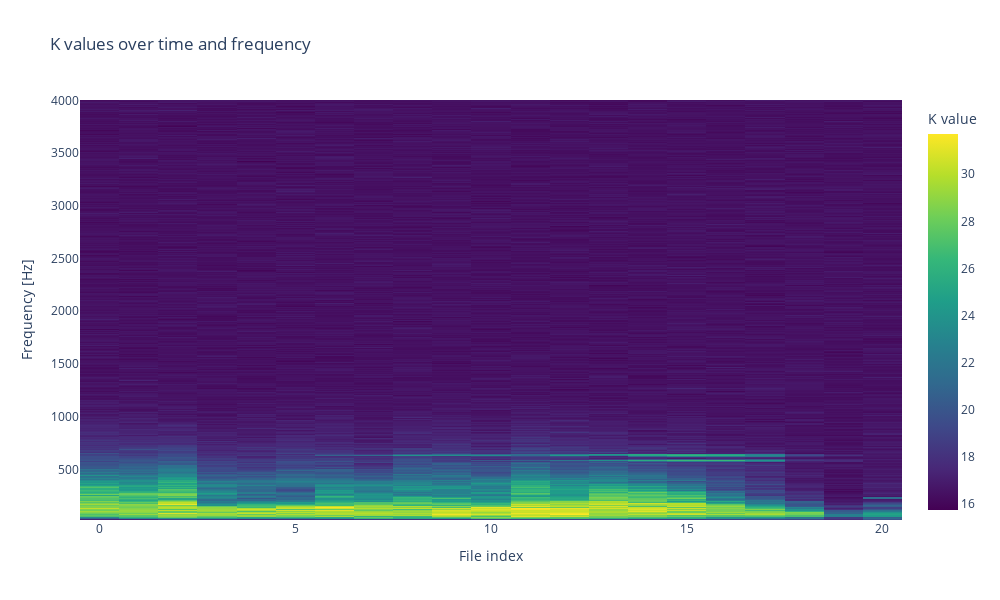

Write notebook code for a chart like this one.
### Code cell
fig = go.Figure()
fig.add_trace(go.Heatmap(z=K.T, x=np.arange(len(file_list)), y=F, colorscale='Viridis', showscale=True, colorbar=dict(title="K value")))
fig.update_layout(title="K values over time and frequency", xaxis_title="File index", yaxis_title="Frequency [Hz]", height=600, width=1000)
fig.show()

### Figure 1 — Plotly figure (JSON) as saved in the notebook; plotly's stock layout.template omitted (floating-point values rounded to 4 significant figures; data arrays with more than 128 entries replaced by an {"elided": "..."} marker saying what was removed)
{"data": [{"colorbar": {"title": {"text": "K value"}}, "colorscale": [[0, "#440154"], [0.1111, "#482878"], [0.2222, "#3e4989"], [0.3333, "#31688e"], [0.4444, "#26828e"], [0.5556, "#1f9e89"], [0.6667, "#35b779"], [0.7778, "#6ece58"], [0.8889, "#b5de2b"], [1, "#fde725"]], "showscale": true, "type": "heatmap", "x": [0, 1, 2, 3, 4, 5, 6, 7, 8, 9, 10, 11, 12, 13, 14, 15, 16, 17, 18, 19, 20], "y": {"elided": "498 float values"}, "z": {"elided": "498x21 float values"}}], "layout": {"height": 600, "title": {"text": "K values over time and frequency"}, "width": 1000, "xaxis": {"title": {"text": "File index"}}, "yaxis": {"title": {"text": "Frequency [Hz]"}}}}
